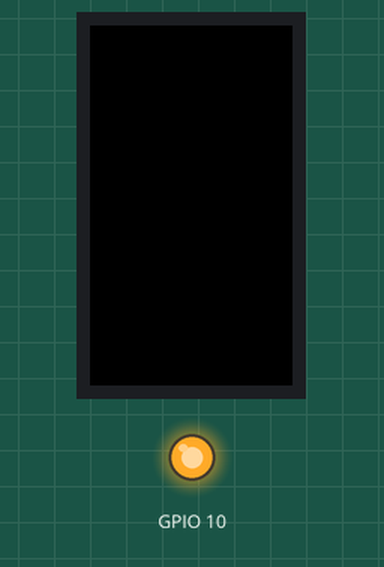
Recording of a sketch running on a simulated ESP32. Parts: 135×240 colour display, output pins drawn as LEDs (lit = HIGH). At 6.2 s the program puts the board to deep sleep or switches it off; the recording ends there.

Above: at 0.3 s.
At 6.0 s:
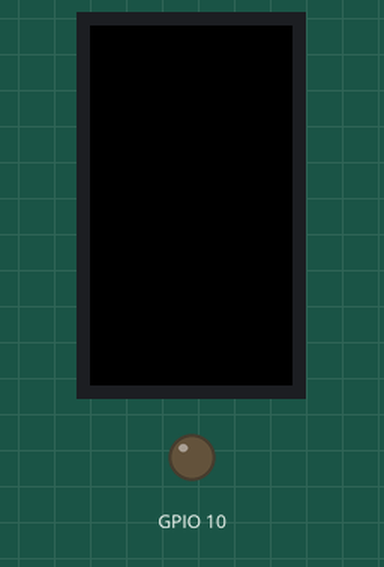
Timing chart, 0 to 6.2 s (numbered marks = the images above):
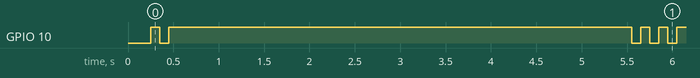

Measured:
- by itself, GPIO 10: LOW → HIGH at 0.25 s, → LOW 0.10 s later, → HIGH 0.10 s later, → LOW 5.1 s later, … (9 changes in this stretch)

The sketch:

m5sleep.ino
```cpp
#include <M5StickCPlus.h>

void setup()
{
  M5.begin();
  pinMode(M5_LED, OUTPUT);
}

void loop()
{
  BlinkLED(2);
  M5.Axp.LightSleep(SLEEP_SEC(5));  // 3.7V, 16.29mA

  BlinkLED(3);
  M5.Axp.DeepSleep(SLEEP_SEC(5));   // 3.7V, 2.14mA
}

static void BlinkLED(int num)
{
  for (int i = 0; i < num; ++i)
  {
    digitalWrite(M5_LED, LOW);
    delay(100);
    digitalWrite(M5_LED, HIGH);
    delay(100);
  }
}
```
